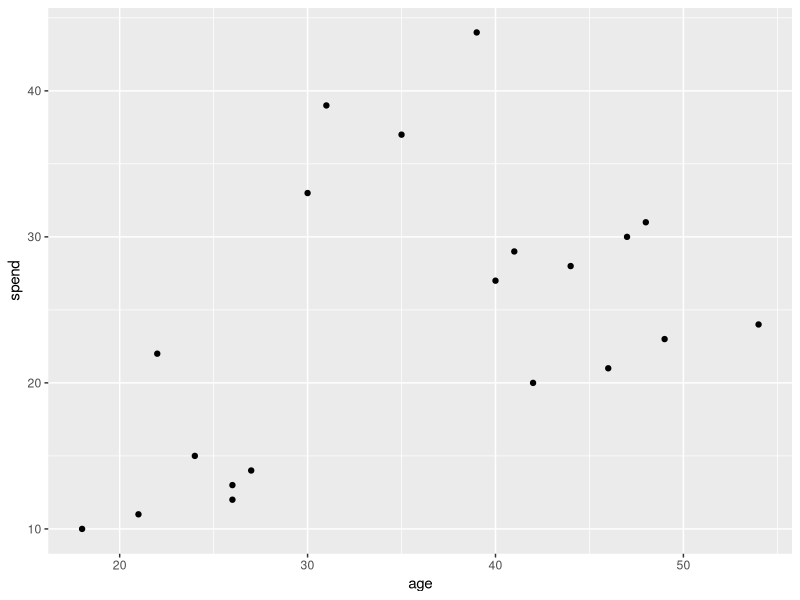

Write R code to recreate this figure.
library(ggplot2)
df <- data.frame(age = c(18, 21, 22, 24, 26, 26, 27, 30, 31, 35, 39, 40, 41, 42, 44, 46, 47, 48, 49, 54),
                 spend = c(10, 11, 22, 15, 12, 13, 14, 33, 39, 37, 44, 27, 29, 20, 28, 21, 30, 31, 23, 24)
)
ggplot(df, aes(x = age, y = spend)) +
  geom_point()

